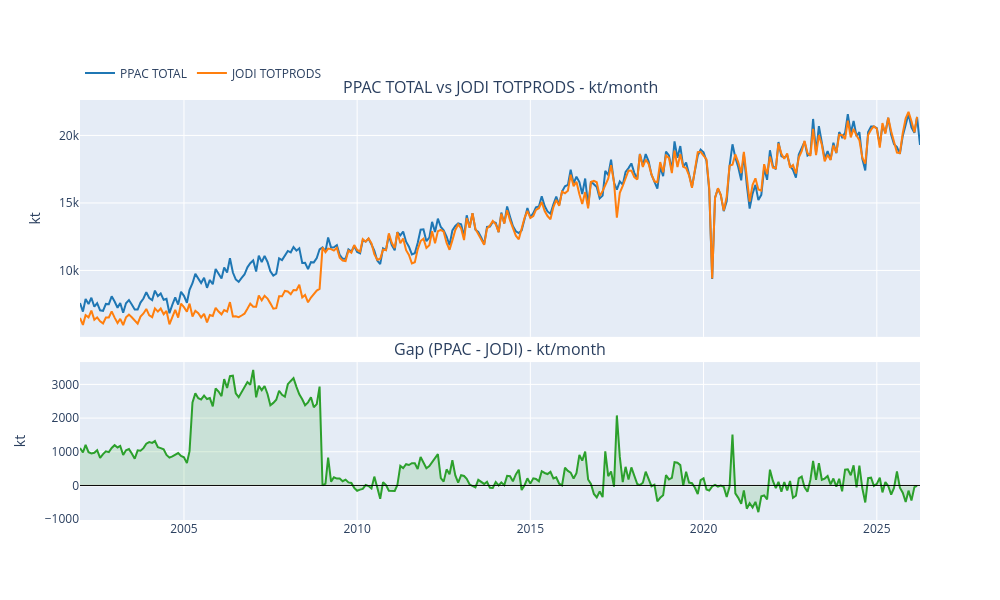

The code cell stored with this chart in its notebook:
### Markdown cell above
## 6. Totals reconciliation — full history

PPAC's headline "TOTAL" vs JODI's `TOTPRODS / TOTDEMO` across the full overlap window. Expect JODI to come in slightly higher because of the bunkers + refinery-fuel inclusion. The interesting question now is: **does the gap stay flat over time, or does it widen / narrow?** A widening gap means India's bunker + refinery-fuel volumes are growing faster than headline consumption.

### Code cell
# Sum across the 12 PPAC products to get a "PPAC TOTAL" comparable to JODI's TOTPRODS.
ppac_totals = (
    ppac.groupby('month', as_index=False)['ppac_kt']
        .sum()
        .rename(columns={'ppac_kt': 'ppac_total_kt'})
)

jodi_totals = (
    jodi[(jodi['REF_AREA']=='IN') & (jodi['ENERGY_PRODUCT']=='TOTPRODS') &
         (jodi['FLOW_BREAKDOWN']=='TOTDEMO') & (jodi['UNIT_MEASURE']=='KTONS')]
    [['TIME_PERIOD','OBS_VALUE']].rename(columns={'TIME_PERIOD':'month','OBS_VALUE':'jodi_totprods_kt'})
)

totals = ppac_totals.merge(jodi_totals, on='month', how='inner').sort_values('month')
totals['diff_kt']  = totals['ppac_total_kt'] - totals['jodi_totprods_kt']
totals['diff_pct'] = totals['diff_kt'] / totals['jodi_totprods_kt'] * 100

print(f"Overlap: {totals['month'].min()} -> {totals['month'].max()} ({len(totals)} months)")
print(f"Mean PPAC - JODI: {totals['diff_kt'].mean():>+8,.0f} kt/month  "
      f"({totals['diff_pct'].mean():+5.2f} %)  |  "
      f"median {totals['diff_pct'].median():+5.2f} %  |  "
      f"std {totals['diff_pct'].std():.2f} %")

# Two-panel time series: levels on top, gap on bottom.
x = totals['month'].dt.to_timestamp()
fig = make_subplots(
    rows=2, cols=1, shared_xaxes=True, vertical_spacing=0.06,
    subplot_titles=("PPAC TOTAL vs JODI TOTPRODS - kt/month",
                    "Gap (PPAC - JODI) - kt/month"),
    row_heights=[0.6, 0.4],
)
fig.add_trace(go.Scatter(x=x, y=totals['ppac_total_kt'],
                         name='PPAC TOTAL', line=dict(color='#1f77b4')),
              row=1, col=1)
fig.add_trace(go.Scatter(x=x, y=totals['jodi_totprods_kt'],
                         name='JODI TOTPRODS', line=dict(color='#ff7f0e')),
              row=1, col=1)
fig.add_trace(go.Scatter(x=x, y=totals['diff_kt'],
                         name='PPAC - JODI', line=dict(color='#2ca02c'),
                         showlegend=False, fill='tozeroy', fillcolor='rgba(44,160,44,0.15)'),
              row=2, col=1)
fig.add_hline(y=0, line_color='black', line_width=1, row=2, col=1)
fig.update_yaxes(title_text='kt', row=1, col=1)
fig.update_yaxes(title_text='kt', row=2, col=1)
fig.update_layout(height=600, width=1000,
                  legend=dict(orientation='h', yanchor='bottom', y=1.03))
fig.show()

totals.tail(6).round({'ppac_total_kt': 0, 'jodi_totprods_kt': 0,
                      'diff_kt': 0, 'diff_pct': 2})

### Figure 1 — Plotly figure (JSON) as saved in the notebook; plotly's stock layout.template omitted (floating-point values rounded to 4 significant figures; data arrays with more than 128 entries replaced by an {"elided": "..."} marker saying what was removed)
{"data": [{"line": {"color": "#1f77b4"}, "name": "PPAC TOTAL", "type": "scatter", "x": {"elided": "292 str values"}, "xaxis": "x", "y": {"elided": "292 float values"}, "yaxis": "y"}, {"line": {"color": "#ff7f0e"}, "name": "JODI TOTPRODS", "type": "scatter", "x": {"elided": "292 str values"}, "xaxis": "x", "y": {"elided": "292 float values"}, "yaxis": "y"}, {"fill": "tozeroy", "fillcolor": "rgba(44,160,44,0.15)", "line": {"color": "#2ca02c"}, "name": "PPAC - JODI", "showlegend": false, "type": "scatter", "x": {"elided": "292 str values"}, "xaxis": "x2", "y": {"elided": "292 float values"}, "yaxis": "y2"}], "layout": {"annotations": [{"font": {"size": 16}, "showarrow": false, "text": "PPAC TOTAL vs JODI TOTPRODS - kt/month", "x": 0.5, "xanchor": "center", "xref": "paper", "y": 1, "yanchor": "bottom", "yref": "paper"}, {"font": {"size": 16}, "showarrow": false, "text": "Gap (PPAC - JODI) - kt/month", "x": 0.5, "xanchor": "center", "xref": "paper", "y": 0.376, "yanchor": "bottom", "yref": "paper"}], "height": 600, "legend": {"orientation": "h", "y": 1.03, "yanchor": "bottom"}, "shapes": [{"line": {"color": "black", "width": 1}, "type": "line", "x0": 0, "x1": 1, "xref": "x2 domain", "y0": 0, "y1": 0, "yref": "y2"}], "width": 1000, "xaxis": {"anchor": "y", "domain": [0, 1], "matches": "x2", "showticklabels": false}, "xaxis2": {"anchor": "y2", "domain": [0, 1]}, "yaxis": {"anchor": "x", "domain": [0.436, 1], "title": {"text": "kt"}}, "yaxis2": {"anchor": "x2", "domain": [0, 0.376], "title": {"text": "kt"}}}}
